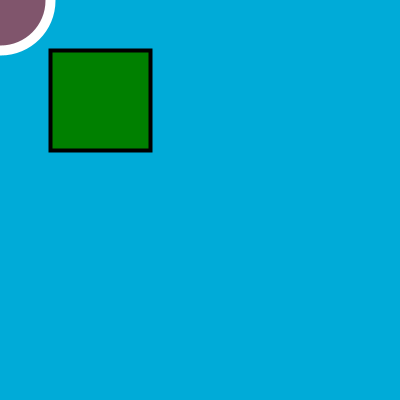
Frame 1 (no input)
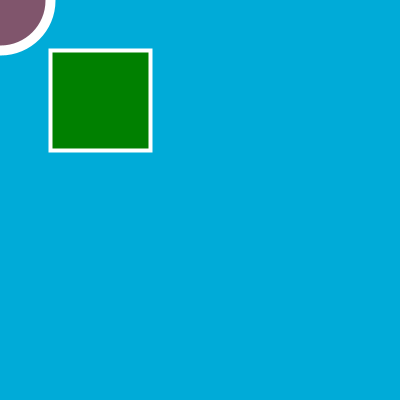
Frame 60 (the mouse pressed at the canvas centre just before this capture)
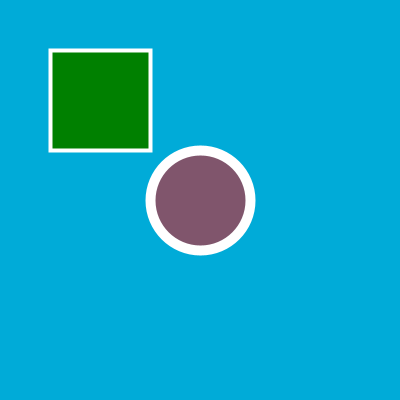
Frame 120 (the mouse held since frame 60 and released just before this capture)

The Processing sketch that drew these frames (run headless with seeded random() and noise(); from frame 60 on, the mouse is pressed at the canvas centre):

// Processing sketch: sketch_02_color_2
// ── sketch_02_color_2.pde
void setup(){
  size(400,400);
}


void draw(){
  background(0,171,216); 
  fill(0,128,0);
  strokeWeight(4);
  rect(50,50,100,100);
  
  fill(255,0,0, 128); // el cuarto valor, es la opacidad, es decir, cuan transparente es el color. 
  // 0 es transparente del todo, 255 es opaco del todo
  stroke(255,255,255);
 // noFill();
 // noStroke(); 
  strokeWeight(10);
  ellipse(mouseX, mouseY, 100, 100);
  
  //stroke();

}
